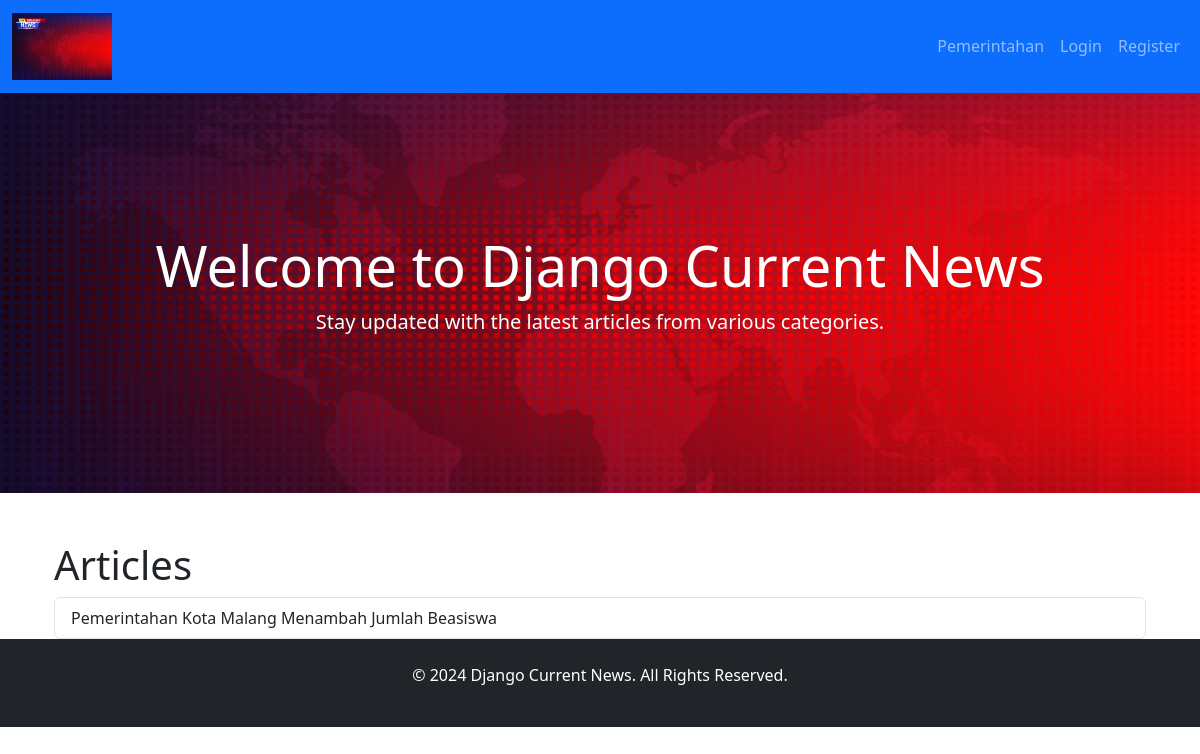
The page / on the database its author committed.
### articles/models.py (models this page shows, shortened)
class Category(models.Model):
    name = models.CharField(max_length=100, unique=True)
    class Meta:
        verbose_name = "Category"
        verbose_name_plural = "Categories"

class Article(models.Model):
    title = models.CharField(max_length=200)
    slug = models.SlugField(unique=True, blank=True)  # Field slug ditambahkan
    content = models.TextField()
    created_at = models.DateTimeField(auto_now_add=True)
    updated_at = models.DateTimeField(auto_now=True)
    author = models.ForeignKey(User, on_delete=models.CASCADE)
    category = models.ForeignKey(Category, on_delete=models.CASCADE, related_name='articles')
    class Meta:
        verbose_name = "Article"
        verbose_name_plural = "Articles"
        ordering = ['-created_at']  # Urutkan artikel berdasarkan waktu pembuatan (terbaru di atas)

### articles/views.py (the view)
# urls.py: path('', views.ArticleListView.as_view(), name='home'),
class ArticleListView(ListView):
    model = Article
    template_name = 'article_list.html'
    context_object_name = 'articles'
    paginate_by = 10  # Adding pagination
    def get_context_data(self, **kwargs):
        context = super().get_context_data(**kwargs)
        context['categories'] = Category.objects.all()  # Adding categories to the context
        return context

### articles/templates/articles/article_list.html
{% extends 'base.html' %}
{% block content %}
  <div class="container mt-4">
    <h1>Articles</h1>
    <div class="list-group">
      {% for article in articles %}
        <a href="{% url 'article_detail' article.pk %}" class="list-group-item list-group-item-action">
          {{ article.title }}
        </a>
      {% endfor %}
    </div>
  </div>
{% endblock %}

### templates/base.html (shortened to what this page needs)
<!DOCTYPE html>
<html lang="en">
<head>
    {% load static %}
    <link href="https://cdn.jsdelivr.net/npm/bootstrap@5.3.0-alpha1/dist/css/bootstrap.min.css" rel="stylesheet">
    <link href="{% static 'css/styles.css' %}" rel="stylesheet">
</head>
<body>
    <nav class="navbar navbar-expand-lg navbar-dark bg-primary">
        <div class="container-fluid">
            <a class="navbar-brand" href="{% url 'home' %}">
                <img src="{% static 'images/logo.jpg' %}" alt="Logo" style="width: 100px;">
            </a>
            <div class="collapse navbar-collapse" id="navbarNav">
                <ul class="navbar-nav ms-auto">
                    {% for category in categories %}
                        <li class="nav-item">
                            <a class="nav-link" href="{% url 'article_list_by_category' pk=category.id %}">{{ category.name }}</a>
                        </li>
                    {% endfor %}
                    {% if user.is_authenticated %}
                        <li class="nav-item">
                            <a class="nav-link" href="{% url 'logout' %}">Logout</a>
                        </li>
                    {% else %}
                        <li class="nav-item">
                            <a class="nav-link" href="{% url 'login' %}">Login</a>
                        </li>
                        <li class="nav-item">
                            <a class="nav-link" href="{% url 'register' %}">Register</a>
                        </li>
                    {% endif %}
                </ul>
            </div>
        </div>
    </nav>
    <div class="hero-section bg-secondary text-white text-center py-5" style="background-image: url('{% static 'images/hero.jpg' %}'); background-size: cover; background-position: center;">
        <div class="container">
            <h1 class="display-4">Welcome to Django Current News</h1>
            <p class="lead">Stay updated with the latest articles from various categories.</p>
        </div>
    </div>
    <div class="container mt-5">
        {% block content %}
        {% endblock %}
    </div>
    <footer class="bg-dark text-white text-center py-4">
        <div class="container">
            <p>&copy; 2024 Django Current News. All Rights Reserved.</p>
        </div>
    </footer>
</body>
</html>

### static/styles.css (style rules this page uses)
.hero-section { height: 400px; background-size: cover; background-position: center; color: white; display: flex; justify-content: center; align-items: center; }

### rows shown on the page
Category: name "Pemerintahan"
Article: title "Pemerintahan Kota Malang Menambah Jumlah Beasiswa"
